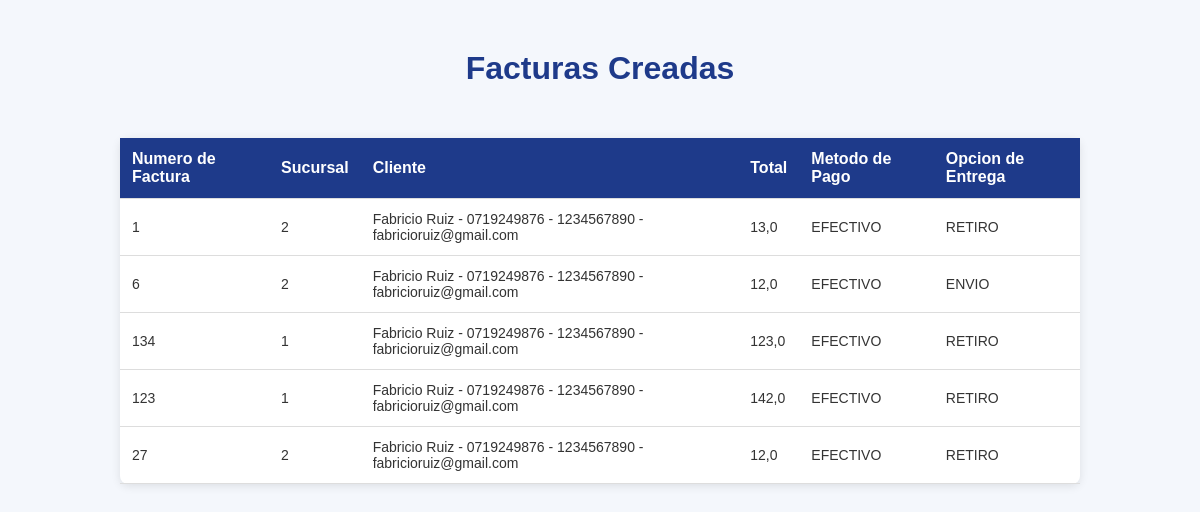
Page /facturas/ on the committed database.
### Farmacia/models.py (models this page shows, shortened)
class Factura(models.Model):
    numeroFactura = models.IntegerField()
    sucursal = models.ForeignKey(Sucursal, related_name='factura_list', on_delete=models.CASCADE)
    fecha = models.DateTimeField(default=timezone.now)
    cliente = models.ForeignKey(Cliente, related_name='factura_list', on_delete=models.CASCADE)
    total = models.FloatField()
    metodoPago = models.CharField(max_length=20, choices=MetodoPago.choices)
    opcion_entrega = models.CharField(max_length=20, choices=MetodoEntrega.choices, default=MetodoEntrega.RETIRO)

class Sucursal(models.Model):
    numeroSucursal = models.CharField(max_length=50)
    direccion = models.TextField()
    telefono = models.CharField(max_length=20)
    farmacia = models.ForeignKey(Farmacia, related_name='sucursal_list', on_delete=models.CASCADE)
    def __str__(self):
        return self.numeroSucursal

class Persona(models.Model):
    nombre = models.CharField(max_length=100)
    cedula = models.CharField(max_length=20, unique=True)
    class Meta:
        abstract = True

class Cliente(Persona):
    telefono = models.CharField(max_length=20)
    email = models.EmailField()
    def __str__(self):
        return f"{self.nombre} - {self.cedula} - {self.telefono} - {self.email}"

### Farmacia/views.py (the view)
# urls.py: path('facturas/', views.ver_facturas, name='ver_facturas'),
def ver_facturas(request):
        facturas = Factura.objects.all()
        return render(request, 'ver_facturas.html', {'facturas': facturas})

### templates/ver_facturas.html (shortened to what this page needs)
<!DOCTYPE html>
<html lang="es">
<head>
</head>
<body>
    <div class="table-container">
        <h1>Facturas Creadas</h1>
        <table>
            <thead>
                <tr>
                    <th>Numero de Factura</th>
                    <th>Sucursal</th>
                    <th>Cliente</th>
                    <th>Total</th>
                    <th>Metodo de Pago</th>
                    <th>Opcion de Entrega</th>
                </tr>
            </thead>
            <tbody>
                {% for factura in facturas %}
                <tr>
                    <td>{{ factura.numeroFactura }}</td>
                    <td>{{ factura.sucursal }}</td>
                    <td>{{ factura.cliente }}</td>
                    <td>{{ factura.total }}</td>
                    <td>{{ factura.metodoPago }}</td>
                    <td>{{ factura.opcion_entrega }}</td>
                </tr>
                {% endfor %}
            </tbody>
        </table>
    </div>
</body>
</html>

### templates/ver_facturas.html (style rules this page uses)
body { font-family: Arial, sans-serif; background-color: #f4f7fc; margin: 0; padding: 0; color: #333; }
h1 { color: #1e3a8a; text-align: center; margin-top: 30px; }
table { width: 80%; margin: 30px auto; border-collapse: collapse; background-color: white; border-radius: 8px; box-shadow: 0 2px 10px rgba(0, 0, 0, 0.1); }
th, td { padding: 12px; text-align: left; border-bottom: 1px solid #ddd; }
th { background-color: #1e3a8a; color: white; }
td { font-size: 14px; }
.table-container { display: flex; justify-content: center; align-items: center; flex-direction: column; margin-top: 20px; }

### rows in the picture
Factura: numeroFactura "1", sucursal "2", cliente "Fabricio Ruiz - 0719249876 - 1234567890 - fabricioruiz@gmail.com", total "13,0", metodoPago "EFECTIVO", opcion_entrega "RETIRO"
Factura: numeroFactura "6", sucursal "2", cliente "Fabricio Ruiz - 0719249876 - 1234567890 - fabricioruiz@gmail.com", total "12,0", metodoPago "EFECTIVO", opcion_entrega "ENVIO"
Factura: numeroFactura "134", sucursal "1", cliente "Fabricio Ruiz - 0719249876 - 1234567890 - fabricioruiz@gmail.com", total "123,0", metodoPago "EFECTIVO", opcion_entrega "RETIRO"
Factura: numeroFactura "123", sucursal "1", cliente "Fabricio Ruiz - 0719249876 - 1234567890 - fabricioruiz@gmail.com", total "142,0", metodoPago "EFECTIVO", opcion_entrega "RETIRO"
Factura: numeroFactura "27", sucursal "2", cliente "Fabricio Ruiz - 0719249876 - 1234567890 - fabricioruiz@gmail.com", total "12,0", metodoPago "EFECTIVO", opcion_entrega "RETIRO"
